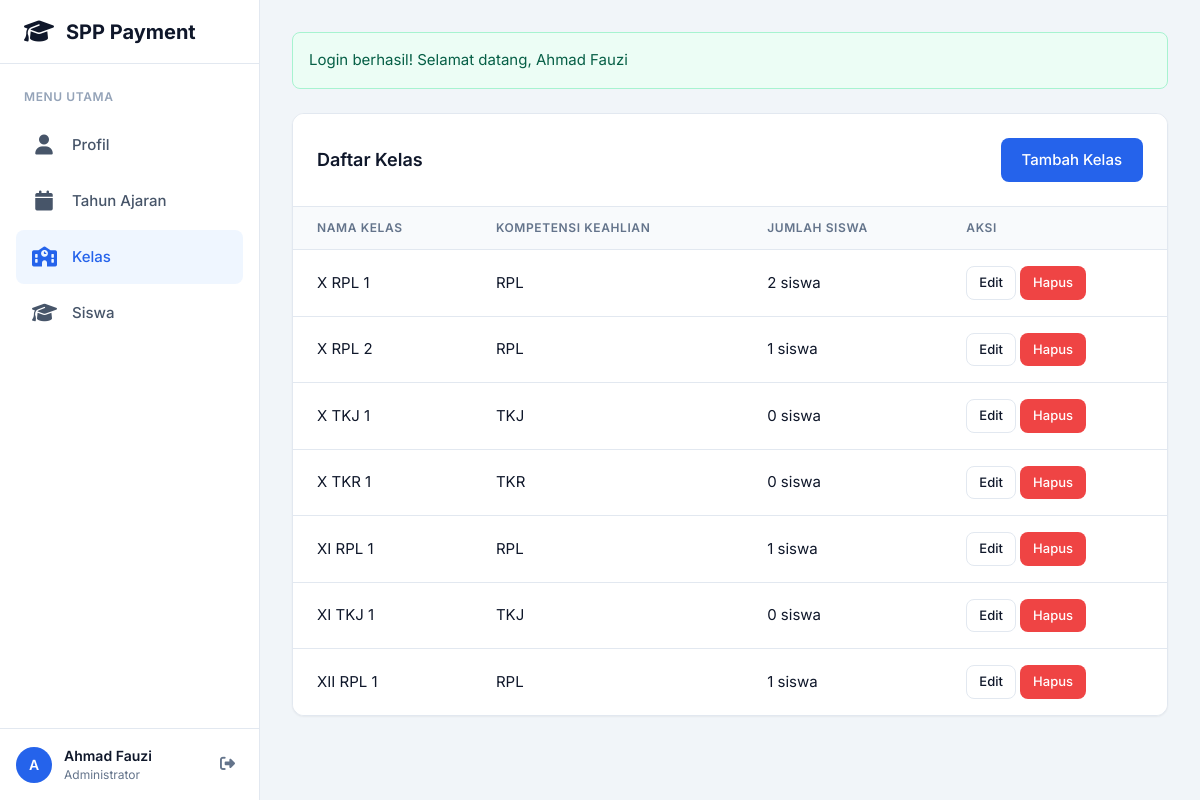
The app's page /public/kelas/index (signed in) with its own data.
### tables this page shows
CREATE TABLE IF NOT EXISTS kelas (
    id_kelas INT AUTO_INCREMENT PRIMARY KEY,
    nama_kelas VARCHAR(50) NOT NULL COMMENT 'Example: XII RPL 1, X TKR 2',
    kompetensi_keahlian VARCHAR(50) NOT NULL COMMENT 'Example: RPL, TKR, TKJ',
    created_at TIMESTAMP DEFAULT CURRENT_TIMESTAMP,
    updated_at TIMESTAMP DEFAULT CURRENT_TIMESTAMP ON UPDATE CURRENT_TIMESTAMP,
    INDEX idx_kompetensi (kompetensi_keahlian)
);

### app/controllers/KelasController.php (called while the page is built, shortened)
<?php
class KelasController extends Controller {
    public function index() {
        $model = $this->model('Kelas');
        $kelasList = $model->getAll();
        $this->view('kelas/index', [
            'kelasList' => $kelasList
        ]);
    }
}

### app/core/Router.php (called while the page is built, shortened)
<?php
class Router {
    private $method = 'index';
    public function __construct() {
        $url = $this->parseUrl();
        if (isset($url[0]) && !empty($url[0])) {
            $controllerName = ucfirst($url[0]) . 'Controller';
            $controllerPath = __DIR__ . '/../controllers/' . $controllerName . '.php';
            if (file_exists($controllerPath)) {
                unset($url[0]);
            }
        }
        $this->controller = new $this->controller;
        if (isset($url[1]) && !empty($url[1])) {
            if (method_exists($this->controller, $url[1])) {
                $this->method = $url[1];
                unset($url[1]);
            }
        }
        $this->params = $url ? array_values($url) : [];
        call_user_func_array([$this->controller, $this->method], $this->params);
    }
    private function parseUrl() {
        if (isset($_GET['url'])) {
            $url = rtrim($_GET['url'], '/');
            $url = filter_var($url, FILTER_SANITIZE_URL);
            $url = explode('/', $url);
            return $url;
        }
        return [];
    }
}

### public/index.php (called while the page is built, shortened)
<?php
require_once __DIR__ . '/../app/config/database.php';
require_once __DIR__ . '/../app/core/Model.php';
require_once __DIR__ . '/../app/core/Controller.php';
require_once __DIR__ . '/../app/core/Helpers.php';
require_once __DIR__ . '/../app/core/Router.php';
new Router();

### app/core/Helpers.php (called while the page is built, shortened)
<?php
function isLoggedIn() {
    return isset($_SESSION['user_id']) && !empty($_SESSION['user_id']);
}
function getFlash($key) {
    if (isset($_SESSION['flash'][$key])) {
        $flash = $_SESSION['flash'][$key];
        return $flash;
    }
    return null;
}
function e($string) {
    return htmlspecialchars($string, ENT_QUOTES, 'UTF-8');
}
function baseUrl($path = '') {
    return BASE_URL . '/' . ltrim($path, '/');
}
function asset($path) {
    return BASE_URL . '/assets/' . ltrim($path, '/');
}

### app/config/database.php (called while the page is built, shortened)
<?php
class Database {
    private static $instance = null;
    private $connection;
    private $host = 'localhost';
    private $dbname = 'spp_app';
    private $username = 'root';
    private $password = '';
    private $charset = 'utf8mb4';
    private function __construct() {
        $dsn = "mysql:host={$this->host};dbname={$this->dbname};charset={$this->charset}";
        $options = [
            PDO::ATTR_ERRMODE            => PDO::ERRMODE_EXCEPTION,
            PDO::ATTR_DEFAULT_FETCH_MODE => PDO::FETCH_ASSOC,
            PDO::ATTR_EMULATE_PREPARES   => false,
        ];
        try {
            $this->connection = new PDO($dsn, $this->username, $this->password, $options);
        } catch (PDOException $e) {
            die("Database connection failed: " . $e->getMessage());
        }
    }
    public static function getInstance() {
        if (self::$instance === null) {
            self::$instance = new self();
        }
        return self::$instance;
    }
    public function getConnection() {
        return $this->connection;
    }
}

### app/core/Model.php (called while the page is built, shortened)
<?php
class Model {
    protected $db;
    protected $table;
    public function __construct() {
        $this->db = Database::getInstance()->getConnection();
    }
    public function findAll($orderBy = 'id') {
        $stmt = $this->db->prepare("SELECT * FROM {$this->table} ORDER BY {$orderBy}");
        $stmt->execute();
        return $stmt->fetchAll();
    }
}

### app/models/Kelas.php (called while the page is built, shortened)
<?php
class Kelas extends Model {
    public function getAll() {
        return $this->findAll('nama_kelas ASC');
    }
}

### app/views/kelas/index.php (the view, shortened to what this page needs)
<div class="card">
    <div class="card-header flex justify-between align-center">
        <h2 class="card-title">Daftar Kelas</h2>
        <a href="<?= baseUrl('kelas/create') ?>" class="btn btn-primary">Tambah Kelas</a>
    </div>
    <div class="table-container">
        <table class="table">
            <thead>
                <tr>
                    <th>Nama Kelas</th>
                    <th>Kompetensi Keahlian</th>
                    <th>Jumlah Siswa</th>
                    <th>Aksi</th>
                </tr>
            </thead>
            <tbody>
                <?php if (empty($kelasList)): ?>
                    <tr>
                        <td colspan="4" class="text-center">Tidak ada data kelas</td>
                    </tr>
                <?php else: ?>
                    <?php foreach ($kelasList as $kelas): ?>
                        <tr>
                            <td><?= e($kelas['nama_kelas']) ?></td>
                            <td><?= e($kelas['kompetensi_keahlian']) ?></td>
                            <td><?= $kelas['student_count'] ?? 0 ?> siswa</td>
                            <td>
                                <div class="action-buttons">
                                    <a href="<?= baseUrl('kelas/edit/' . $kelas['id_kelas']) ?>" class="btn btn-sm btn-secondary">Edit</a>
                                    <a href="<?= baseUrl('kelas/delete/' . $kelas['id_kelas']) ?>"
                                       class="btn btn-sm btn-danger"
                                       onclick="return confirm('Yakin ingin menghapus kelas ini?')">Hapus</a>
                                </div>
                            </td>
                        </tr>
                    <?php endforeach; ?>
                <?php endif; ?>
            </tbody>
        </table>
    </div>
</div>
<?php
$content = ob_get_clean();
include __DIR__ . '/../layouts/main.php';
?>

### app/core/Controller.php (shortened to what this page needs)
<?php
class Controller {
    public function view($view, $data = []) {
        extract($data);
        $viewPath = __DIR__ . '/../views/' . $view . '.php';
        if (file_exists($viewPath)) {
            require_once $viewPath;
        } else {
            die("View not found: {$view}");
        }
    }
    public function model($model) {
        $modelPath = __DIR__ . '/../models/' . $model . '.php';
        if (file_exists($modelPath)) {
            return new $model();
        } else {
            die("Model not found: {$model}");
        }
    }
}

### app/views/layouts/main.php (shortened to what this page needs)
<!DOCTYPE html>
<html lang="id">
<head>
    <link rel="stylesheet" href="<?= asset('css/main.css') ?>">
</head>
<body>
    <?php if (isLoggedIn()): ?>
        <div class="app-container">
            <?php include __DIR__ . '/sidebar.php'; ?>
            <div class="main-wrapper">
                <main class="main-content">
                    <div class="container">
                        <?php
                        $flash = getFlash('success') ?? getFlash('error') ?? getFlash('info') ?? getFlash('warning') ??
                                 getFlash('login_success') ?? getFlash('login_error') ?? getFlash('logout_success');
                        if ($flash):
                        ?>
                            <div class="alert alert-<?= $flash['type'] ?>">
                                <?= e($flash['message']) ?>
                            </div>
                        <?php endif; ?>
                        <?= $content ?? '' ?>
                    </div>
                </main>
            </div>
        </div>
    <?php endif; ?>
</body>
</html>

### app/views/layouts/sidebar.php
<aside class="sidebar">
    <div class="sidebar-header">
        <a href="<?= baseUrl('siswa/profile') ?>" class="sidebar-brand">
            <span class="brand-icon"><i class="fa-solid fa-graduation-cap"></i></span>
            <span class="brand-text"><?= APP_NAME ?></span>
        </a>
    </div>
    <nav class="sidebar-nav">
        <ul>
            <li class="nav-category">Menu Utama</li>
            <li>
                <a href="<?= baseUrl('siswa/profile') ?>" class="nav-link <?= strpos($_SERVER['REQUEST_URI'], 'siswa/profile') !== false ? 'active' : '' ?>">
                    <span class="nav-icon"><i class="fa-solid fa-user"></i></span>
                    <span class="nav-text">Profil</span>
                </a>
            </li>
            <li>
                <a href="<?= baseUrl('tahunajaran/index') ?>" class="nav-link <?= strpos($_SERVER['REQUEST_URI'], 'tahunajaran') !== false ? 'active' : '' ?>">
                    <span class="nav-icon"><i class="fa-solid fa-calendar"></i></span>
                    <span class="nav-text">Tahun Ajaran</span>
                </a>
            </li>
            <li>
                <a href="<?= baseUrl('kelas/index') ?>" class="nav-link <?= strpos($_SERVER['REQUEST_URI'], 'kelas') !== false ? 'active' : '' ?>">
                    <span class="nav-icon"><i class="fa-solid fa-school"></i></span>
                    <span class="nav-text">Kelas</span>
                </a>
            </li>
            <li>
                <a href="<?= baseUrl('siswa/index') ?>" class="nav-link <?= (strpos($_SERVER['REQUEST_URI'], 'siswa/') !== false && strpos($_SERVER['REQUEST_URI'], 'siswa/profile') === false) ? 'active' : '' ?>">
                    <span class="nav-icon"><i class="fa-solid fa-graduation-cap"></i></span>
                    <span class="nav-text">Siswa</span>
                </a>
            </li>
        </ul>
    </nav>
    <div class="sidebar-footer">
        <div class="user-profile">
            <div class="user-avatar">
                <?= strtoupper(substr($_SESSION['user_nama'] ?? 'U', 0, 1)) ?>
            </div>
            <div class="user-info">
                <span class="user-name"><?= e($_SESSION['user_nama'] ?? 'User') ?></span>
                <span class="user-role">Administrator</span>
            </div>
        </div>
        <a href="<?= baseUrl('auth/logout') ?>" class="btn-logout" title="Logout">
            <i class="fa-solid fa-right-from-bracket"></i>
        </a>
    </div>
</aside>

### records on screen
kelas: nama_kelas "X RPL 1", kompetensi_keahlian "RPL", student_count "2"
kelas: nama_kelas "X RPL 2", kompetensi_keahlian "RPL", student_count "1"
kelas: nama_kelas "X TKJ 1", kompetensi_keahlian "TKJ", student_count "0"
kelas: nama_kelas "X TKR 1", kompetensi_keahlian "TKR", student_count "0"
kelas: nama_kelas "XI RPL 1", kompetensi_keahlian "RPL", student_count "1"
kelas: nama_kelas "XI TKJ 1", kompetensi_keahlian "TKJ", student_count "0"
kelas: nama_kelas "XII RPL 1", kompetensi_keahlian "RPL", student_count "1"

### other values on screen
APP_NAME "SPP Payment"
substr($_SESSION['user_nama'] ?? 'U', 0, 1) "A"
$_SESSION['user_nama'] "Ahmad Fauzi"
$flash['message'] "Login berhasil! Selamat datang, Ahmad Fauzi"
